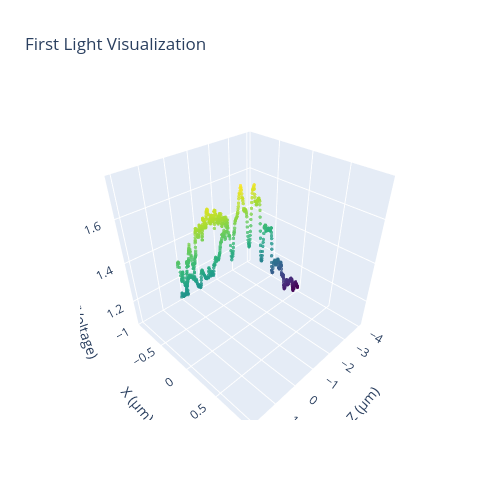

Notebook code for this chart:
### Markdown cell above
### z-translation - do separately for 'l' and 'r'

### Code cell
## Z fine-tuning (manual diagnostic)
stage = 'r'
speed = 6

# Enter a list of relative commands manually, comes back to original position
commands = [
    ['Z', 2],#2
    ['Z', -6], #-8
]
result = aligner.flc.scan_path(stage, commands, speed, [0, 1, 2], perform_regression = False)

datapoints = result['datapoints']
fig = result['figure']

## Maximum point delta
max_point = datapoints[
    np.argmax(datapoints[:, 2])
][:2]

fig.show()

### Figure 1 — Plotly figure (JSON) as saved in the notebook; plotly's stock layout.template omitted (floating-point values rounded to 4 significant figures; data arrays with more than 128 entries replaced by an {"elided": "..."} marker saying what was removed)
{"data": [{"marker": {"color": {"elided": "821 float values"}, "colorscale": [[0, "#440154"], [0.1111, "#482878"], [0.2222, "#3e4989"], [0.3333, "#31688e"], [0.4444, "#26828e"], [0.5556, "#1f9e89"], [0.6667, "#35b779"], [0.7778, "#6ece58"], [0.8889, "#b5de2b"], [1, "#fde725"]], "opacity": 0.8, "size": 2}, "mode": "markers", "name": "Datapoints", "type": "scatter3d", "x": {"elided": "821 float values"}, "y": {"elided": "821 float values"}, "z": {"elided": "821 float values"}}], "layout": {"autosize": true, "height": 500, "scene": {"aspectmode": "cube", "xaxis": {"title": {"text": "Z (μm)"}}, "yaxis": {"title": {"text": "X (μm)"}}, "zaxis": {"title": {"text": "Radiant Power (Voltage)"}}}, "title": {"text": "First Light Visualization"}, "width": 500, "yaxis": {"scaleanchor": "x", "scaleratio": 1}}}
